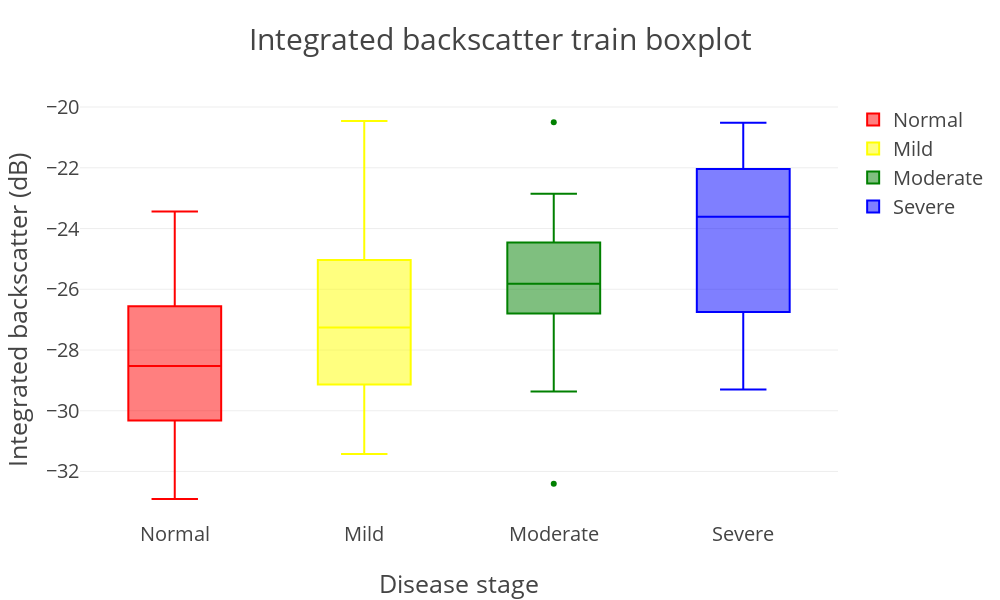
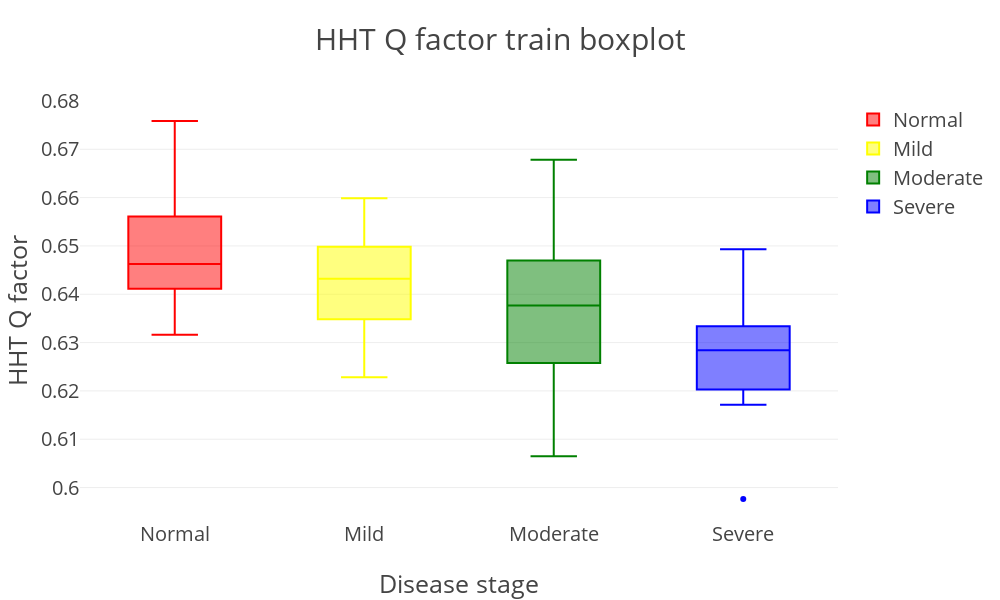
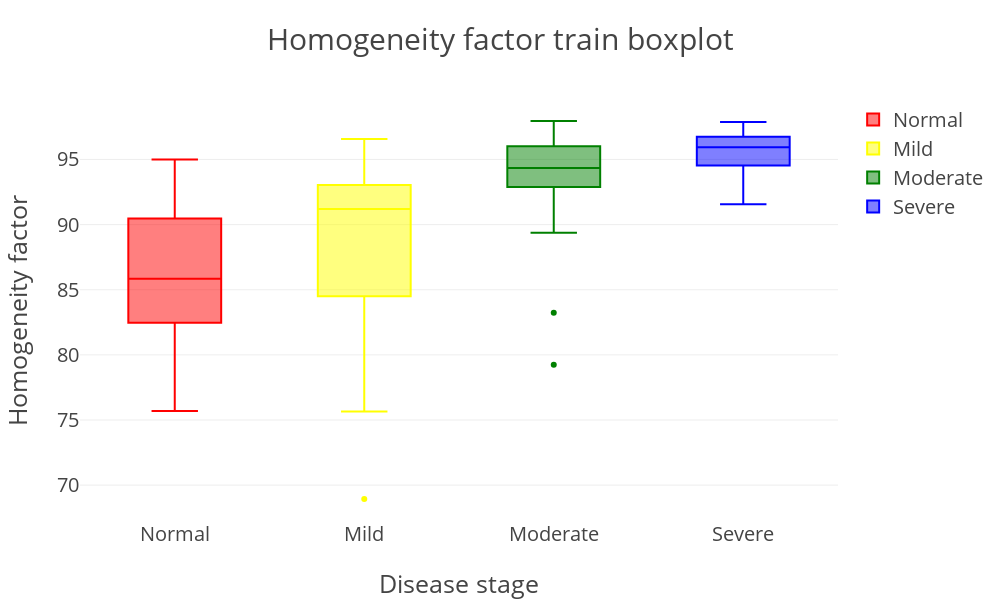

These figures' notebook cell, in order:
### Markdown cell above
># train dataset
>>## separate in four period by steatosis:
>>>### Normal : < 5 %
>>>### Mild : 5 ~ 33 %
>>>### Moderate : 33 ~ 66 %
>>>### Severe : > 66 %

### Code cell
# Box plot
# import models
import xlrd
import numpy as np
import plotly.plotly as py
import plotly.graph_objs as go
from plotly.offline import init_notebook_mode, iplot

# open offline plotly
init_notebook_mode(connected=True)

# load data
## Pathology for train
data = xlrd.open_workbook("Pathology.xlsx").sheets()[0]

y_train = np.zeros((111, 3))
y_train[:, 0] = data.col_values(3)  # y0 = Integrated backscatter
y_train[:, 1] = data.col_values(4)  # y1 = Q factor (HHT)
y_train[:, 2] = data.col_values(6)  # y2 = Homogeneity factor

### group
y0 = []
y1 = []
y2 = []
y3 = []
nrows = data.nrows
for i in range(nrows):  # X = 'T' or 'F' from Pathology data 
    if data.cell(i,1).value < 5:
        y0.append(y_train[i, :].tolist())
    elif data.cell(i,1).value <= 33:
        y1.append(y_train[i, :].tolist())
    elif data.cell(i,1).value <= 66:
        y2.append(y_train[i, :].tolist())
    else:
        y3.append(y_train[i, :].tolist())

### list to array
y0 = np.asarray(y0)
y1 = np.asarray(y1)
y2 = np.asarray(y2)
y3 = np.asarray(y3)

# def box_plot & save
def box_plot(i):
    trace0 = go.Box(y = y0[:, i], name = 'Normal', marker = dict(color = 'red'))
    trace1 = go.Box(y = y1[:, i], name = 'Mild', marker = dict(color = 'yellow'))
    trace2 = go.Box(y = y2[:, i], name = 'Moderate', marker = dict(color = 'green'))
    trace3 = go.Box(y = y3[:, i], name = 'Severe', marker = dict(color = 'blue'))
    layout=go.Layout(height = '600',
                     width = '1000',
                     title = '{0} train boxplot'.format(categories[i]),
                     titlefont = {'size':'30'},
                     xaxis = {'title':'Disease stage', 'titlefont':{'size':'25'}},
                     yaxis = {'title':'{0}'.format(features[i]), 'titlefont':{'size':'25'}}, 
                     font = {'size':'20'})
    traces = [trace0, trace1, trace2, trace3]
    fig = go.Figure(data=traces, layout=layout)
    py.image.save_as(fig, filename = 'Data visualization\{0} train boxplot.png'.format(categories[i]))
    iplot(fig)

# plot & save
categories = ['Integrated backscatter', 'HHT Q factor', 'Homogeneity factor']
features = ['Integrated backscatter (dB)', 'HHT Q factor', 'Homogeneity factor']
for i in range(3):
    box_plot(i)

### Figure 1 — Plotly figure (JSON) as saved in the notebook; plotly's stock layout.template omitted (floating-point values rounded to 4 significant figures)
{"data": [{"marker": {"color": "red"}, "name": "Normal", "type": "box", "uid": "8dae4a", "y": [-25.86, -28.0, -24.73, -24.59, -27.48, -24.0, -30.94, -32.91, -28.91, -28.21, -30.13, -29.33, -32.33, -26.44, -23.44, -30.88, -31.58, -31.71, -30.34, -25.99, -25.94, -31.06, -30.76, -30.63, -29.54, -26.56, -29.26, -27.07, -29.59, -29.02, -26.9, -28.33, -30.13, -28.4, -29.38, -28.66, -27.91, -25.78, -27.45, -25.26, -27.39, -30.33, -27.64, -31.41, -30.29, -25.41]}, {"marker": {"color": "yellow"}, "name": "Mild", "type": "box", "uid": "20a32d", "y": [-28.51, -31.42, -30.63, -27.38, -24.86, -28.05, -29.38, -28.07, -27.13, -23.68, -28.45, -20.46, -26.7, -29.47, -25.51, -29.14, -26.29, -29.61, -30.02, -26.35, -25.04, -25.57, -24.61, -24.11, -28.13, -23.02]}, {"marker": {"color": "green"}, "name": "Moderate", "type": "box", "uid": "c18d44", "y": [-28.64, -26.34, -24.05, -27.11, -22.85, -24.54, -23.16, -27.2, -26.41, -26.69, -25.8, -20.5, -26.01, -24.81, -25.16, -28.14, -25.23, -23.89, -26.29, -25.82, -29.36, -25.6, -24.23, -26.64, -32.4]}, {"marker": {"color": "blue"}, "name": "Severe", "type": "box", "uid": "66363a", "y": [-23.75, -29.3, -26.75, -22.04, -22.91, -25.44, -20.94, -24.46, -27.33, -20.52, -23.14, -26.81, -21.8, -23.48]}], "layout": {"font": {"size": "20"}, "height": "600", "title": "Integrated backscatter train boxplot", "titlefont": {"size": "30"}, "width": "1000", "xaxis": {"autorange": true, "range": [-0.5, 3.5], "title": "Disease stage", "titlefont": {"size": "25"}, "type": "category"}, "yaxis": {"autorange": true, "range": [-33.6, -19.77], "title": "Integrated backscatter (dB)", "titlefont": {"size": "25"}, "type": "linear"}}}

### Figure 2 — Plotly figure (JSON) as saved in the notebook; plotly's stock layout.template omitted (floating-point values rounded to 4 significant figures)
{"data": [{"marker": {"color": "red"}, "name": "Normal", "type": "box", "uid": "11966a", "y": [0.6527, 0.645, 0.6487, 0.6759, 0.6553, 0.648, 0.6387, 0.6394, 0.6368, 0.6497, 0.6425, 0.6399, 0.6452, 0.6472, 0.6497, 0.6427, 0.6347, 0.6364, 0.6467, 0.6579, 0.6423, 0.6633, 0.6608, 0.6457, 0.6454, 0.6583, 0.639, 0.6561, 0.6446, 0.6412, 0.6503, 0.6491, 0.645, 0.6407, 0.6628, 0.6589, 0.6409, 0.6562, 0.6635, 0.6629, 0.6422, 0.641, 0.6316, 0.6602, 0.6438, 0.6477]}, {"marker": {"color": "yellow"}, "name": "Mild", "type": "box", "uid": "fe397c", "y": [0.6447, 0.6516, 0.6558, 0.6381, 0.6566, 0.6347, 0.634, 0.6242, 0.6475, 0.6228, 0.6464, 0.6348, 0.6388, 0.6429, 0.6498, 0.6464, 0.6435, 0.6387, 0.6435, 0.6598, 0.6377, 0.6543, 0.6545, 0.6369, 0.6325, 0.6257]}, {"marker": {"color": "green"}, "name": "Moderate", "type": "box", "uid": "40e847", "y": [0.6469, 0.6533, 0.6456, 0.6381, 0.6323, 0.628, 0.6257, 0.6245, 0.6377, 0.6381, 0.6434, 0.6371, 0.649, 0.6258, 0.617, 0.6528, 0.6416, 0.6304, 0.647, 0.6084, 0.6678, 0.6359, 0.6145, 0.6503, 0.6065]}, {"marker": {"color": "blue"}, "name": "Severe", "type": "box", "uid": "23e6ab", "y": [0.6329, 0.639, 0.6296, 0.6493, 0.6219, 0.5976, 0.6171, 0.6411, 0.6282, 0.6286, 0.6271, 0.6196, 0.6203, 0.6334]}], "layout": {"font": {"size": "20"}, "height": "600", "title": "HHT Q factor train boxplot", "titlefont": {"size": "30"}, "width": "1000", "xaxis": {"autorange": true, "range": [-0.5, 3.5], "title": "Disease stage", "titlefont": {"size": "25"}, "type": "category"}, "yaxis": {"autorange": true, "range": [0.5933, 0.6802], "title": "HHT Q factor", "titlefont": {"size": "25"}, "type": "linear"}}}

### Figure 3 — Plotly figure (JSON) as saved in the notebook; plotly's stock layout.template omitted (floating-point values rounded to 4 significant figures)
{"data": [{"marker": {"color": "red"}, "name": "Normal", "type": "box", "uid": "3f61a6", "y": [88.76, 88.57, 82.47, 80.9, 84.6, 76.06, 90.81, 92.31, 87.83, 84.87, 81.42, 92.23, 90.51, 85.94, 75.7, 87.1, 92.35, 83.72, 82.27, 89.86, 80.17, 84.08, 84.24, 87.47, 89.26, 89.52, 94.2, 92.49, 88.17, 85.76, 78.8, 87.85, 76.5, 83.54, 85.01, 76.88, 90.93, 82.52, 77.31, 81.25, 85.51, 84.43, 93.62, 94.99, 90.47, 93.34]}, {"marker": {"color": "yellow"}, "name": "Mild", "type": "box", "uid": "94701a", "y": [89.19, 80.74, 96.56, 82.57, 68.94, 92.16, 91.22, 92.48, 91.18, 96.37, 91.46, 94.92, 94.16, 86.04, 75.66, 82.83, 91.95, 93.03, 96.49, 84.49, 88.97, 85.38, 88.91, 91.91, 80.87, 94.19]}, {"marker": {"color": "green"}, "name": "Moderate", "type": "box", "uid": "b50608", "y": [94.46, 93.43, 93.41, 90.48, 93.19, 95.69, 92.43, 97.09, 96.0, 92.51, 93.41, 95.63, 93.23, 97.62, 97.95, 94.88, 94.35, 93.01, 96.06, 95.3, 79.24, 96.35, 89.38, 83.24, 96.94]}, {"marker": {"color": "blue"}, "name": "Severe", "type": "box", "uid": "701f60", "y": [96.2, 95.68, 94.54, 93.84, 96.24, 97.87, 95.58, 91.57, 96.61, 97.74, 93.42, 96.87, 96.74, 94.58]}], "layout": {"font": {"size": "20"}, "height": "600", "title": "Homogeneity factor train boxplot", "titlefont": {"size": "30"}, "width": "1000", "xaxis": {"autorange": true, "range": [-0.5, 3.5], "title": "Disease stage", "titlefont": {"size": "25"}, "type": "category"}, "yaxis": {"autorange": true, "range": [67.32, 99.57], "title": "Homogeneity factor", "titlefont": {"size": "25"}, "type": "linear"}}}
